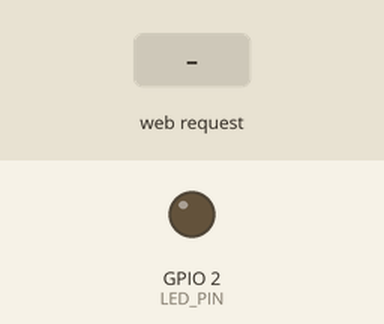
Simulated run of this sketch. Board: ESP32. Parts: output pins drawn as LEDs (lit = HIGH). The inputs (shaded band) are chosen by the test bench. WiFi joins after 1.5 s; servers stay silent unless stated; what the sketch prints to the serial monitor is not drawn.

Above: at 2.7 s.
2.8 s: HTTP request GET /lock received
At 3.4 s:
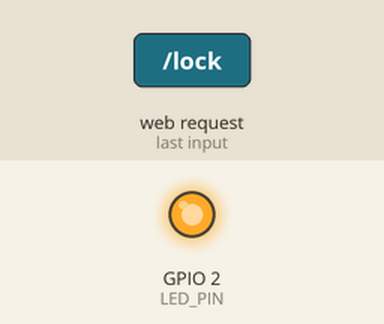
4.3 s: HTTP request GET /unlock received
At 5.7 s:
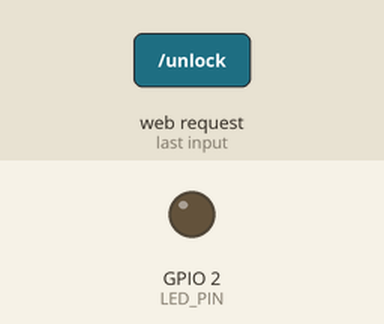
Timing chart, 0 to 7.3 s (numbered marks = the images above; inputs shaded):
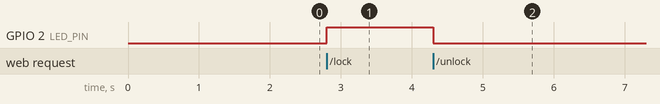

The sketch:

esp32_led_lock_control.ino
```cpp
#include <WiFi.h>
#include <WebServer.h>

const char* WIFI_SSID = "Tan6238369@";
const char* WIFI_PASSWORD = "Tan238369@";

// Change this if your LED is on another GPIO.
const int LED_PIN = 2;

WebServer server(80);

void handleLock() {
  digitalWrite(LED_PIN, HIGH);
  server.send(200, "text/plain", "LOCKED");
}

void handleUnlock() {
  digitalWrite(LED_PIN, LOW);
  server.send(200, "text/plain", "UNLOCKED");
}

void handleStatus() {
  String state = digitalRead(LED_PIN) == HIGH ? "LOCKED" : "UNLOCKED";
  server.send(200, "text/plain", state);
}

void setup() {
  Serial.begin(115200);
  pinMode(LED_PIN, OUTPUT);
  digitalWrite(LED_PIN, LOW);

  WiFi.begin(WIFI_SSID, WIFI_PASSWORD);
  Serial.print("Connecting to WiFi");
  while (WiFi.status() != WL_CONNECTED) {
    delay(500);
    Serial.print(".");
  }

  Serial.println();
  Serial.print("ESP32 IP address: ");
  Serial.println(WiFi.localIP());

  server.on("/lock", HTTP_GET, handleLock);
  server.on("/unlock", HTTP_GET, handleUnlock);
  server.on("/status", HTTP_GET, handleStatus);
  server.begin();
  Serial.println("HTTP server started");
}

void loop() {
  server.handleClient();
}
```

Measured:
- after the input at 2.8 s, GPIO 2 (LED_PIN): LOW → HIGH at once
- after the input at 4.3 s, GPIO 2 (LED_PIN): HIGH → LOW at once
